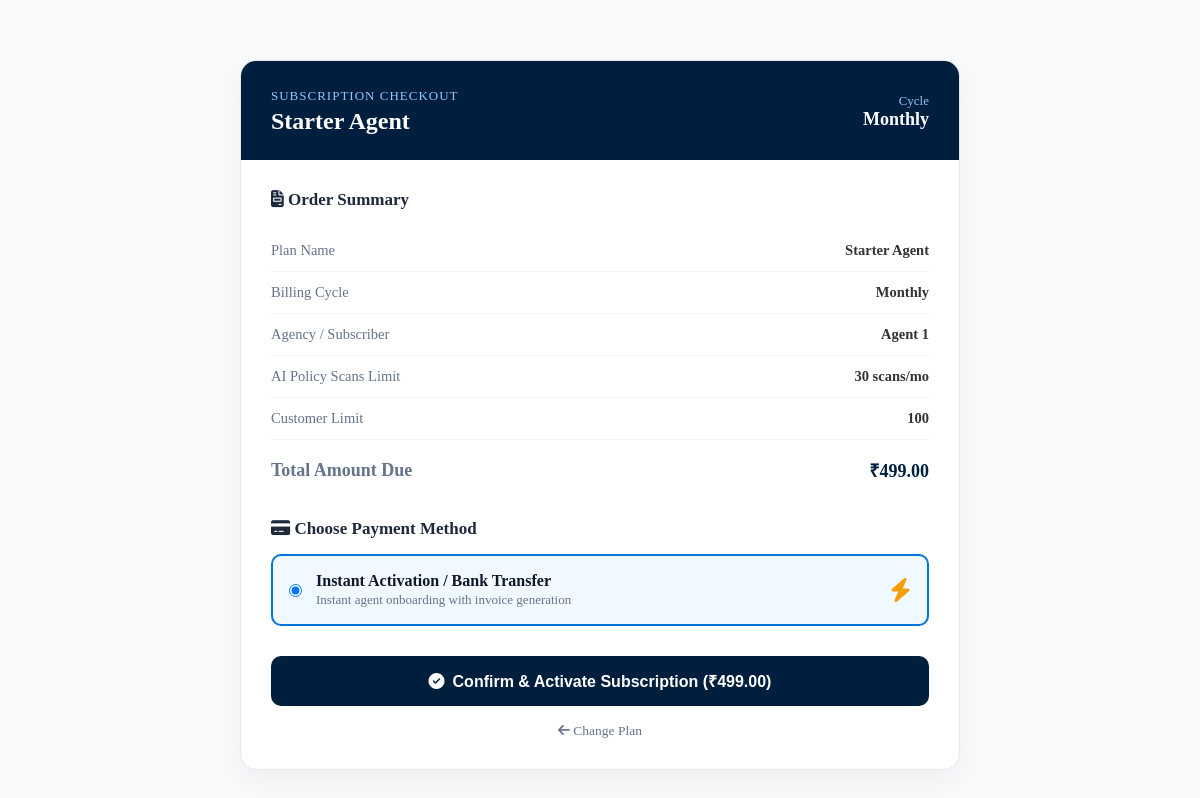
/payment_checkout.php?plan_id=1&cycle=monthly (signed in), run on the app's committed database.
### tables this page shows
CREATE TABLE `subscription_plans` (
  `id` BIGINT AUTO_INCREMENT PRIMARY KEY,
  `name` VARCHAR(100) NOT NULL,
  `slug` VARCHAR(100) NOT NULL UNIQUE,
  `description` TEXT NULL,
  `monthly_price` DECIMAL(10,2) NOT NULL DEFAULT 0.00,
  `quarterly_price` DECIMAL(10,2) NOT NULL DEFAULT 0.00,
  `yearly_price` DECIMAL(10,2) NOT NULL DEFAULT 0.00,
  `validity_days` INT NOT NULL DEFAULT 30,
  `max_customers` INT NOT NULL DEFAULT 100,
  `max_policies` INT NOT NULL DEFAULT 200,
  `monthly_ai_scans` INT NOT NULL DEFAULT 50,
  `team_members_limit` INT NOT NULL DEFAULT 1,
  `whatsapp_limit` INT NOT NULL DEFAULT 500,
  `reports_access` BOOLEAN NOT NULL DEFAULT TRUE,
  `advanced_features` BOOLEAN NOT NULL DEFAULT FALSE,
  `is_trial` BOOLEAN NOT NULL DEFAULT FALSE,
  `trial_days` INT NOT NULL DEFAULT 0,
  `is_active` BOOLEAN NOT NULL DEFAULT TRUE,
  `display_order` INT NOT NULL DEFAULT 0,
  `created_at` DATETIME DEFAULT CURRENT_TIMESTAMP,
  `updated_at` DATETIME DEFAULT CURRENT_TIMESTAMP ON UPDATE CURRENT_TIMESTAMP,
  INDEX `idx_plan_slug` (`slug`),
  INDEX `idx_plan_active` (`is_active`)
);

CREATE TABLE `agents` (
  `id` BIGINT AUTO_INCREMENT PRIMARY KEY,
  `user_id` BIGINT NOT NULL UNIQUE,
  `branch_id` BIGINT NULL,
  `agent_code` VARCHAR(30) NOT NULL UNIQUE,
  `name` VARCHAR(150) NOT NULL,
  `agency_name` VARCHAR(200) NULL,
  `mobile` VARCHAR(15) NOT NULL,
  `email` VARCHAR(200) NULL,
  `address` TEXT NULL,
  `city` VARCHAR(100) NULL,
  `pincode` VARCHAR(10) NULL,
  `state` VARCHAR(100) NULL,
  `pan_number` VARCHAR(10) NULL,
  `aadhar_number` VARCHAR(12) NULL,
  `license_number` VARCHAR(30) NULL,
  `license_expiry_date` DATE NULL,
  `tds_rate` DECIMAL(5,2) NOT NULL DEFAULT 5.00,
  `joining_date` DATE NULL,
  `bank_name` VARCHAR(100) NULL,
  `bank_account_no` VARCHAR(20) NULL,
  `ifsc_code` VARCHAR(11) NULL,
  `referral_code` VARCHAR(50) NULL,
  `referred_by_agent_id` BIGINT NULL,
  `logo_path` VARCHAR(255) NULL,
  `whatsapp_consent` TINYINT(1) NOT NULL DEFAULT 1,
  `email_consent` TINYINT(1) NOT NULL DEFAULT 1,
  `terms_accepted_at` DATETIME NULL,
  `active_subscription_id` BIGINT NULL,
  `upi_id` VARCHAR(60) NULL,
  `wallet_balance` DECIMAL(14,2) DEFAULT 0.00,
  `outstanding_balance` DECIMAL(14,2) DEFAULT 0.00,
  `is_active` BOOLEAN DEFAULT TRUE,
  `created_at` DATETIME DEFAULT CURRENT_TIMESTAMP,
  `updated_at` DATETIME DEFAULT CURRENT_TIMESTAMP ON UPDATE CURRENT_TIMESTAMP,
  FOREIGN KEY (`user_id`) REFERENCES `users`(`id`) ON DELETE CASCADE,
  FOREIGN KEY (`branch_id`) REFERENCES `branches`(`id`) ON DELETE SET NULL,
  INDEX `idx_user_id` (`user_id`),
  INDEX `idx_branch_id` (`branch_id`),
  INDEX `idx_agent_code` (`agent_code`),
  INDEX `idx_license_expiry` (`license_expiry_date`),
  INDEX `idx_ag_active_sub` (`active_subscription_id`),
  INDEX `idx_ag_ref_code` (`referral_code`)
);

### config.php (called while the page is built, shortened)
<?php
function getDBConnection() {
    try {
        for ($try = 0; ; $try++) {
            try {
                $conn = new mysqli(DB_HOST, DB_USER, DB_PASS, DB_NAME);
                break;
            } catch (mysqli_sql_exception $e) {
                if ($try >= 3 || in_array($e->getCode(), [1044, 1045, 1049], true)) throw $e;
                error_log("DB connect retry " . ($try + 1) . ": " . $e->getMessage());
                usleep([150000, 400000, 900000][$try]);
            }
        }
        $conn->set_charset("utf8mb4");
        return $conn;
    } catch (Throwable $e) {
        error_log("Database error: " . $e->getMessage());
        $msg = htmlspecialchars($e->getMessage());
        die("<div style='font-family:sans-serif;max-width:620px;margin:50px auto;padding:25px;border:1px solid #f5c6cb;background:#f8d7da;color:#721c24;border-radius:8px;box-shadow:0 4px 12px rgba(0,0,0,0.08);'>
            <h3 style='margin-top:0;color:#721c24;'>Database Error</h3>
            <p><strong>Cause:</strong> " . $msg . "</p>
            <p style='font-size:14px;color:#555;'>Please verify your credentials in <code>config.php</code> or initialize your database using <a href='setup.php' style='color:#0d6efd;font-weight:bold;'>setup.php</a>.</p>
        </div>");
    }
}
function getSetting($key, $default = null) {
    try {
        $conn = getDBConnection();
        $stmt = $conn->prepare("SELECT setting_value FROM system_settings WHERE setting_key = ?");
        $stmt->bind_param("s", $key);
        $stmt->execute();
        $result = $stmt->get_result();
        if ($result->num_rows > 0) {
            $row = $result->fetch_assoc();
            $value = $row['setting_value'];
            return $value;
        }
        return $default;
    } catch (Exception $e) {
        error_log("Get setting error: " . $e->getMessage());
        return $default;
    }
}
function agentIdForUser($conn, $uid) {
    static $memo = [];
    $uid = (int)$uid;
    $st = $conn->prepare("SELECT id FROM agents WHERE user_id = ? LIMIT 1");
    $st->bind_param('i', $uid);
    $st->execute();
    $r = $st->get_result()->fetch_row();
    return $memo[$uid] = $r ? (int)$r[0] : null;
}
function getBranding() {
    static $cache = null;
    $defaults = [
        'site_name' => 'Insurance Management System',
        'site_logo' => 'uploads/logos/site_logo.png',
        'currency_symbol' => '₹',
        'site_footer' => ''
    ];
    try {
        $logo = getSetting('site_logo', $defaults['site_logo']);
        $cache = [
            'site_name' => getSetting('site_name', $defaults['site_name']),
            'site_logo' => $logo,
            'currency_symbol' => getSetting('currency_symbol', $defaults['currency_symbol']),
            'site_footer' => getSetting('site_footer', $defaults['site_footer'])
        ];
    } catch (Exception $e) {
        $cache = $defaults;
    }
    return $cache;
}

### payment_checkout.php (the view, shortened to what this page needs)
<?php
require_once 'config.php';
$userId = (int)($_SESSION['user_id'] ?? 0);
$conn = getDBConnection();
$branding = getBranding();
$currency = $branding['currency_symbol'] ?? '₹';
$aid = agentIdForUser($conn, $userId);
$planId = (int)($_GET['plan_id'] ?? 0);
$cycle = strtolower(trim($_GET['cycle'] ?? 'monthly'));
$pStmt = $conn->prepare("SELECT * FROM subscription_plans WHERE id = ? AND is_active = 1 LIMIT 1");
$pStmt->bind_param("i", $planId);
$pStmt->execute();
$plan = $pStmt->get_result()->fetch_assoc();
if ($plan['is_trial']) {
    $cycle = 'trial';
    $amount = 0.00;
} else {
    if ($cycle === 'quarterly') {
        $amount = (float)$plan['quarterly_price'];
    } elseif ($cycle === 'yearly') {
        $amount = (float)$plan['yearly_price'];
    } else {
        $cycle = 'monthly';
        $amount = (float)$plan['monthly_price'];
    }
}
$agentStmt = $conn->prepare("SELECT a.*, u.email AS user_email FROM agents a JOIN users u ON u.id = a.user_id WHERE a.id = ? LIMIT 1");
$agentStmt->bind_param("i", $aid);
$agentStmt->execute();
$agent = $agentStmt->get_result()->fetch_assoc();
$razorpayEnabled = getSetting('razorpay_enabled', '0') === '1';
$offlineEnabled = getSetting('payment_offline_enabled', '1') === '1';
$razorpayOrderId = null;
?>
<!DOCTYPE html>
<html lang="en">
<head>
    <link rel="stylesheet" href="styles.css?v=5.0">
    <link rel="stylesheet" href="https://cdnjs.cloudflare.com/ajax/libs/font-awesome/6.5.1/css/all.min.css">
</head>
<body style="background: #f8fafc; font-family: inherit;">
    <div style="padding: 20px;">
        <div class="checkout-box">
            <div class="checkout-head">
                <div style="display: flex; justify-content: space-between; align-items: center;">
                    <div>
                        <span style="font-size: 13px; text-transform: uppercase; letter-spacing: 1px; color: #93c5fd;">Subscription Checkout</span>
                        <h2 style="margin: 4px 0 0; font-size: 24px; color: white;"><?php echo htmlspecialchars($plan['name']); ?></h2>
                    </div>
                    <div style="text-align: right;">
                        <span style="font-size: 13px; color: #93c5fd;">Cycle</span>
                        <div style="font-size: 18px; font-weight: 700; text-transform: capitalize;"><?php echo htmlspecialchars($cycle); ?></div>
                    </div>
                </div>
            </div>
            <div class="checkout-body">
                <h3 style="margin-top: 0; color: #1e293b; font-size: 17px;"><i class="fas fa-file-invoice"></i> Order Summary</h3>
                <table class="order-summary-table">
                    <tr>
                        <td style="color: #64748b;">Plan Name</td>
                        <td style="text-align: right; font-weight: 600;"><?php echo htmlspecialchars($plan['name']); ?></td>
                    </tr>
                    <tr>
                        <td style="color: #64748b;">Billing Cycle</td>
                        <td style="text-align: right; font-weight: 600; text-transform: capitalize;"><?php echo htmlspecialchars($cycle); ?></td>
                    </tr>
                    <tr>
                        <td style="color: #64748b;">Agency / Subscriber</td>
                        <td style="text-align: right; font-weight: 600;"><?php echo htmlspecialchars($agent['agency_name'] ?: $agent['name']); ?></td>
                    </tr>
                    <tr>
                        <td style="color: #64748b;">AI Policy Scans Limit</td>
                        <td style="text-align: right; font-weight: 600;"><?php echo number_format($plan['monthly_ai_scans']); ?> scans/mo</td>
                    </tr>
                    <tr>
                        <td style="color: #64748b;">Customer Limit</td>
                        <td style="text-align: right; font-weight: 600;"><?php echo (int)$plan['max_customers'] > 99999 ? 'Unlimited' : number_format($plan['max_customers']); ?></td>
                    </tr>
                    <tr>
                        <td style="color: #64748b;">Total Amount Due</td>
                        <td style="text-align: right; color: #001f3f;"><?php echo $currency . number_format($amount, 2); ?></td>
                    </tr>
                </table>
                <h3 style="margin: 25px 0 15px; color: #1e293b; font-size: 17px;"><i class="fas fa-credit-card"></i> Choose Payment Method</h3>
                <?php if ($offlineEnabled || !$razorpayOrderId): ?>
                    <div class="method-card <?php echo (!$razorpayOrderId) ? 'active' : ''; ?>" onclick="selectMethod('offline')">
                        <div style="display: flex; align-items: center; gap: 14px;">
                            <input type="radio" name="pay_method" id="m_offline" value="offline" <?php echo (!$razorpayOrderId) ? 'checked' : ''; ?>>
                            <div>
                                <label for="m_offline" style="font-weight: 700; color: #0f172a; cursor: pointer; display: block;">Instant Activation / Bank Transfer</label>
                                <span style="font-size: 13px; color: #64748b;">Instant agent onboarding with invoice generation</span>
                            </div>
                        </div>
                        <i class="fas fa-bolt" style="font-size: 24px; color: #f59e0b;"></i>
                    </div>
                <?php endif; ?>
                <div style="margin-top: 30px;">
                    <form method="POST" action="payment_verify.php" id="offlineForm" style="<?php echo ($razorpayEnabled && $razorpayOrderId) ? 'display:none;' : ''; ?>">
                        <button type="submit" class="btn btn-primary btn-block" style="width: 100%; padding: 14px; font-size: 16px; font-weight: 700; border-radius: 8px;">
                            <i class="fas fa-check-circle"></i> Confirm & Activate Subscription (<?php echo $currency . number_format($amount, 2); ?>)
                        </button>
                    </form>
                    <div style="margin-top: 15px; text-align: center;">
                        <a href="agent_plans.php" style="color: #64748b; font-size: 13.5px; text-decoration: none;">
                            <i class="fas fa-arrow-left"></i> Change Plan
                        </a>
                    </div>
                </div>
            </div>
        </div>
    </div>
</body>
</html>

### payment_checkout.php (style rules this page uses)
.checkout-box { max-width: 720px; margin: 40px auto; background: white; border-radius: 16px; border: 1px solid #e2e8f0; box-shadow: 0 10px 30px rgba(0, 0, 0, 0.05); overflow: hidden; }
.checkout-head { background: #001f3f; color: white; padding: 25px 30px; }
.checkout-body { padding: 30px; }
.order-summary-table { width: 100%; border-collapse: collapse; margin: 20px 0; }
.order-summary-table td { padding: 12px 0; border-bottom: 1px solid #f1f5f9; font-size: 14.5px; }
.order-summary-table tr:last-child td { border-bottom: none; font-weight: 700; font-size: 18px; color: #001f3f; padding-top: 18px; }
.method-card { border: 2px solid #cbd5e1; border-radius: 10px; padding: 16px; display: flex; align-items: center; justify-content: space-between; margin-bottom: 15px; cursor: pointer; transition: all 0.2s; }
.method-card:hover, .method-card.active { border-color: #0074D9; background: #f0f9ff; }

### data on the page
subscription_plans: name "Starter Agent", monthly_ai_scans "30", max_customers "100", monthly_price "499.00"
agents: name "Agent 1"

### other printed values
$cycle "Monthly"
$currency "₹"
